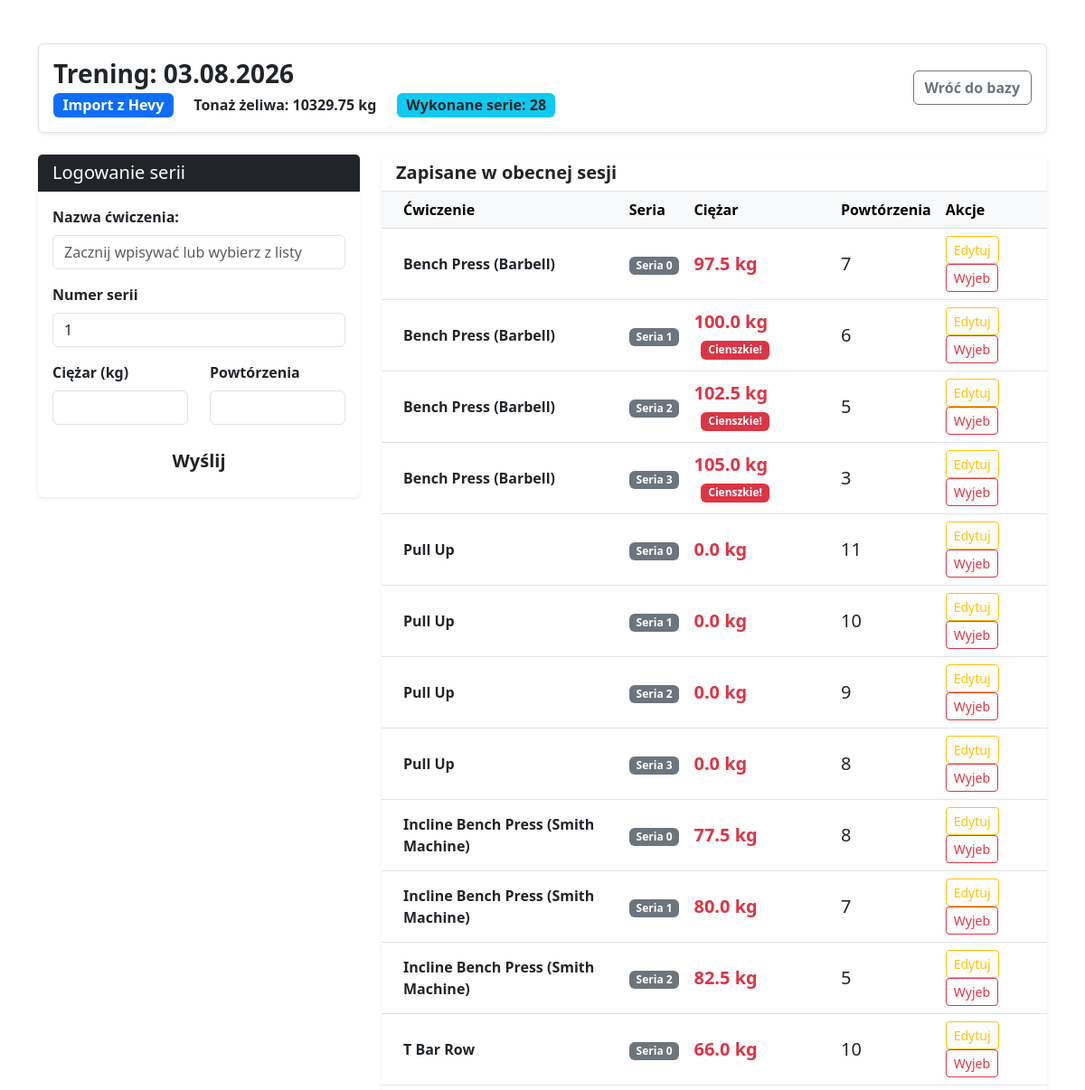
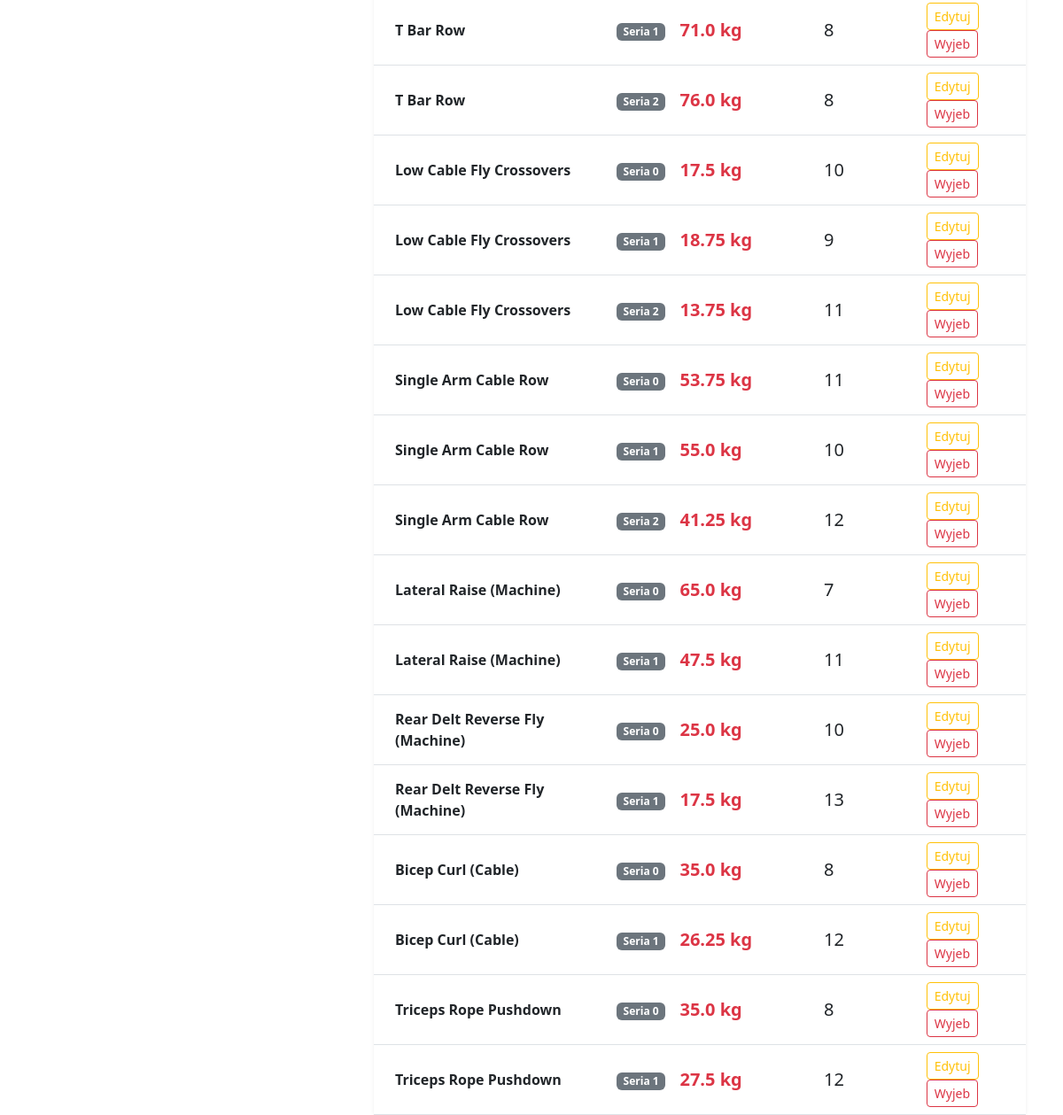
/trening/15/ (signed in), run on the app's committed database (2 pictures, top to bottom).
### workout/models.py (models this page shows, shortened)
class Workout(models.Model):
    date = models.DateField()
    target_muscle = models.CharField(max_length=50)
    @property
    def total_tonnage(self):
        return sum(seria.weight * seria.reps for seria in self.sets.all())

class TrainingSet(models.Model):
    workout = models.ForeignKey(Workout, on_delete=models.CASCADE, related_name='sets')
    exercise = models.CharField(max_length=100, default="Nieznane")
    set_number = models.PositiveIntegerField(default=1, verbose_name="Numer serii")
    weight = models.FloatField()
    reps = models.IntegerField()

### workout/views.py (the view)
# urls.py: path('trening/<int:pk>/', views.workout_detail, name='workout_detail'),
@login_required
def workout_detail(request, pk):
     workout = get_object_or_404(Workout, pk=pk)
     unique_exercises = TrainingSet.objects.values_list('exercise', flat=True).distinct()
     if request.method == 'POST':
          form = TrainingSetForm(request.POST)
          if form.is_valid():
               new_set = form.save(commit=False)
               new_set.workout = workout
               new_set.save()
               return redirect('workout_detail', pk=workout.pk)
     else:
          form = TrainingSetForm()
     context = {
          'workout': workout,
          'unique_exercises': unique_exercises,
          'form': form,
          'sets': workout.sets.all().order_by('id') # Wyciągamy dodane już serie
     }
     return render(request, 'workout/workout_detail.html', context)

### workout/forms.py
class TrainingSetForm(forms.ModelForm):
    class Meta:
        model = TrainingSet
        fields = ['exercise', 'set_number', 'weight', 'reps']
        widgets = {
            'exercise': forms.TextInput(attrs={'class': 'form-control', 'placeholder': 'np. Klatka i Niceps'}),
            'set_number': forms.NumberInput(attrs={'class': 'form-control'}),
            'weight': forms.NumberInput(attrs={'class': 'form-control', 'step': '0.5'}), # Pozwólmy na połowki kilogramów
            'reps': forms.NumberInput(attrs={'class': 'form-control'}),
        }

### workout/templates/workout/workout_detail.html (shortened to what this page needs)
<!DOCTYPE html>
<hmtl lang="pl">
    <head>
        <link href="https://cdn.jsdelivr.net/npm/bootstrap@5.3.0/dist/css/bootstrap.min.css" rel="stylesheet">
    </head>
        <body class="bd-light">
            <div class="container mt-5">
                 <div class="row mb-4">
                    <div class="col-12">
                        <div class="d-flex justify-content-between align-items-center bg-white p-3 rounded shadow-sm border">
                            <div>
                                <h3 class="fw-bold mb-1">Trening: {{workout.date|date:"d.m.Y"}}</h3>
                                <span class="badge bg-primary fs-6">{{workout.target_muscle}}</span>
                                <span class="badge bg-succes fs-6 ms-2 text-dark">Tonaż żeliwa: {{ workout.total_tonnage }} kg</span>
                                <span class="badge bg-info fs-6 ms-2 text-dark">Wykonane serie: {{ sets|length }}</span>
                            </div>
                            <a href="{%url 'dashboard' %}" class="btn btn-outline-secondary fw-bold">Wróć do bazy</a>
                        </div>
                    </div>
                 </div>
                 <div class="row">
                     <div class="col-md-4 mb-4">
                        <div class="card shadow-sm border-0">
                            <div class="card-header bg-dark text-white">
                                <h5 class="mb-0">Logowanie serii</h5>
                            </div>
                            <div class="card-body">
                                <form method="post">
                                <div class="mb-3">
                                    <label for="exerciseInput" class="form-label fw-bold">Nazwa ćwiczenia:</label>
                                    <input type="text" name="exercise" id="exerciseInput" class="form-control"
                                            list="exerciseOptions" placeholder="Zacznij wpisywać lub wybierz z listy" autocomplete="off" required>
                                </div>
                                <div class="mb-3">
                                    <label class="form-label fw-bold">Numer serii</label>
                                    {{ form.set_number }}
                                </div>
                                <div class="row">
                                    <div class="col-6 mb-3">
                                        <label class="form-label fw-bold">Ciężar (kg)</label>
                                        {{ form.weight }}
                                    </div>
                                    <div class="col-6 mb-3">
                                        <label class="form-label fw-bold">Powtórzenia</label>
                                        {{ form.reps }}
                                    </div>
                                </div>
                                <button type="submit" class="btn btn-succes w-100 fw-bold btn-lg">Wyślij</button>
                                </form>
                            </div>
                        </div>
                     </div>
                     <div class="col-md-8">
                        <div class="card shadow-sm border-0">
                            <div class="card-header bg-white border-bottom">
                                <h5 class="mb-0 text-dark fw-bold">Zapisane w obecnej sesji</h5>
                            </div>
                            <div class="card-body p-0">
                                <table class="table table-hover mb-0">
                                    <thead class="table-light">
                                        <tr>
                                            <th class="ps-4">Ćwiczenie</th>
                                            <th>Seria</th>
                                            <th>Ciężar</th>
                                            <th>Powtórzenia</th>
                                            <th>Akcje</th>
                                        </tr>
                                    </thead>
                                    <tbody>
                                         {% for set in sets %}
                                         <tr>
                                            <td class="ps-4 fw-semibold align-middle">{{ set.exercise }}</td>
                                            <td class="align-middle"><span class="badge bg-secondary">Seria {{ set.set_number }}</span></td>
                                            <td class="text-danger fw-bold align-middle fs-5">
                                                {{ set.weight }} kg
                                                {% if set.weight >= 100 %}
                                                <span class="badge bg-danger ms-2" style="font-size: 0.6em; vertical-align: middle;">Cienszkie!</span>
                                                {% endif %}
                                            </td>
                                            <td class="align-middle fs-5">{{ set.reps }}</td>
                                            <td class="align-middle">
                                                <a href="{% url 'edit_set' set.id %}" class="btn btn-sm btn-outline-warning" title="Edytuj">Edytuj</a>
                                                <a href="{% url 'delete_set' set.id %}" class="btn btn-sm btn-outline-danger" title="Usuń">Wyjeb</a>
                                            </td>
                                         </tr>
                                         {% endfor %}
                                    </tbody>
                                </table>
                            </div>
                        </div>
                     </div>
                 </div>
            </div>
        </body>
</hmtl>

### data on the page
Workout: date "03.08.2026", target_muscle "Import z Hevy", total_tonnage "10329.75"
TrainingSet: exercise "Bench Press (Barbell)", set_number "0", weight "97.5", reps "7"
TrainingSet: exercise "Bench Press (Barbell)", set_number "1", weight "100.0", shows "Cienszkie!", reps "6"
TrainingSet: exercise "Bench Press (Barbell)", set_number "2", weight "102.5", shows "Cienszkie!", reps "5"
TrainingSet: exercise "Bench Press (Barbell)", set_number "3", weight "105.0", shows "Cienszkie!", reps "3"
TrainingSet: exercise "Pull Up", set_number "0", weight "0.0", reps "11"
TrainingSet: exercise "Pull Up", set_number "1", weight "0.0", reps "10"
TrainingSet: exercise "Pull Up", set_number "2", weight "0.0", reps "9"
TrainingSet: exercise "Pull Up", set_number "3", weight "0.0", reps "8"
TrainingSet: exercise "Incline Bench Press (Smith Machine)", set_number "0", weight "77.5", reps "8"
TrainingSet: exercise "Incline Bench Press (Smith Machine)", set_number "1", weight "80.0", reps "7"
TrainingSet: exercise "Incline Bench Press (Smith Machine)", set_number "2", weight "82.5", reps "5"
TrainingSet: exercise "T Bar Row", set_number "0", weight "66.0", reps "10"
TrainingSet: exercise "T Bar Row", set_number "1", weight "71.0", reps "8"
TrainingSet: exercise "T Bar Row", set_number "2", weight "76.0", reps "8"
TrainingSet: exercise "Low Cable Fly Crossovers", set_number "0", weight "17.5", reps "10"
TrainingSet: exercise "Low Cable Fly Crossovers", set_number "1", weight "18.75", reps "9"
TrainingSet: exercise "Low Cable Fly Crossovers", set_number "2", weight "13.75", reps "11"
TrainingSet: exercise "Single Arm Cable Row", set_number "0", weight "53.75", reps "11"
TrainingSet: exercise "Single Arm Cable Row", set_number "1", weight "55.0", reps "10"
TrainingSet: exercise "Single Arm Cable Row", set_number "2", weight "41.25", reps "12"
TrainingSet: exercise "Lateral Raise (Machine)", set_number "0", weight "65.0", reps "7"
TrainingSet: exercise "Lateral Raise (Machine)", set_number "1", weight "47.5", reps "11"
TrainingSet: exercise "Rear Delt Reverse Fly (Machine)", set_number "0", weight "25.0", reps "10"
TrainingSet: exercise "Rear Delt Reverse Fly (Machine)", set_number "1", weight "17.5", reps "13"
TrainingSet: exercise "Bicep Curl (Cable)", set_number "0", weight "35.0", reps "8"
TrainingSet: exercise "Bicep Curl (Cable)", set_number "1", weight "26.25", reps "12"
TrainingSet: exercise "Triceps Rope Pushdown", set_number "0", weight "35.0", reps "8"
TrainingSet: exercise "Triceps Rope Pushdown", set_number "1", weight "27.5", reps "12"

### other printed values
{{ sets|length }} "28"
